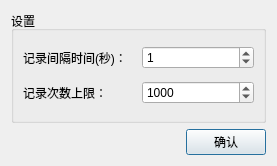
<?xml version="1.0" encoding="UTF-8"?>
<ui version="4.0">
 <class>outDialog</class>
 <widget class="QDialog" name="outDialog">
  <property name="geometry">
   <rect>
    <x>0</x>
    <y>0</y>
    <width>277</width>
    <height>166</height>
   </rect>
  </property>
  <property name="windowTitle">
   <string>Dialog</string>
  </property>
  <layout class="QGridLayout" name="gridLayout">
   <item row="0" column="0" colspan="2">
    <widget class="QGroupBox" name="groupBox">
     <property name="title">
      <string>设置</string>
     </property>
     <layout class="QGridLayout" name="gridLayout_2">
      <item row="0" column="0">
       <widget class="QLabel" name="label">
        <property name="text">
         <string>记录间隔时间(秒)：</string>
        </property>
       </widget>
      </item>
      <item row="0" column="1">
       <widget class="QSpinBox" name="spinTimes">
        <property name="value">
         <number>1</number>
        </property>
       </widget>
      </item>
      <item row="1" column="0">
       <widget class="QLabel" name="label_2">
        <property name="text">
         <string>记录次数上限：</string>
        </property>
       </widget>
      </item>
      <item row="1" column="1">
       <widget class="QSpinBox" name="spinCounts">
        <property name="maximum">
         <number>9999</number>
        </property>
        <property name="value">
         <number>1000</number>
        </property>
       </widget>
      </item>
     </layout>
    </widget>
   </item>
   <item row="1" column="0">
    <spacer name="horizontalSpacer">
     <property name="orientation">
      <enum>Qt::Horizontal</enum>
     </property>
     <property name="sizeHint" stdset="0">
      <size>
       <width>175</width>
       <height>20</height>
      </size>
     </property>
    </spacer>
   </item>
   <item row="1" column="1">
    <widget class="QPushButton" name="pushButton">
     <property name="text">
      <string>确认</string>
     </property>
    </widget>
   </item>
  </layout>
 </widget>
 <resources/>
 <connections/>
</ui>
